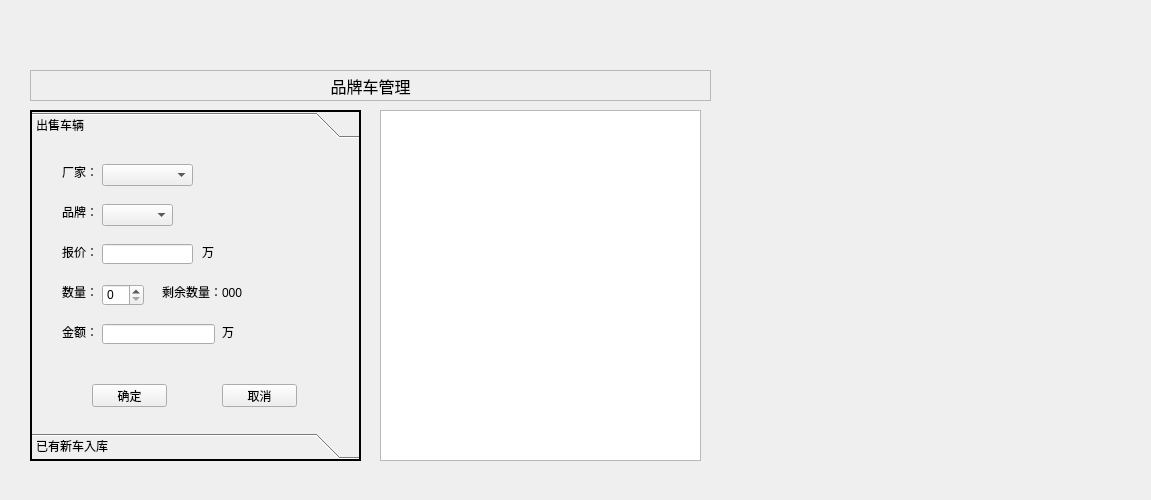
<?xml version="1.0" encoding="UTF-8"?>
<ui version="4.0">
 <class>Widget</class>
 <widget class="QWidget" name="Widget">
  <property name="geometry">
   <rect>
    <x>0</x>
    <y>0</y>
    <width>1151</width>
    <height>500</height>
   </rect>
  </property>
  <property name="windowTitle">
   <string>MESH无线自组网终端系统</string>
  </property>
  <widget class="QStackedWidget" name="stackedWidget">
   <property name="geometry">
    <rect>
     <x>20</x>
     <y>60</y>
     <width>700</width>
     <height>410</height>
    </rect>
   </property>
   <property name="currentIndex">
    <number>0</number>
   </property>
   <widget class="QWidget" name="managePage">
    <widget class="QLabel" name="label">
     <property name="geometry">
      <rect>
       <x>10</x>
       <y>10</y>
       <width>681</width>
       <height>31</height>
      </rect>
     </property>
     <property name="font">
      <font>
       <pointsize>12</pointsize>
      </font>
     </property>
     <property name="frameShape">
      <enum>QFrame::StyledPanel</enum>
     </property>
     <property name="text">
      <string>品牌车管理</string>
     </property>
     <property name="alignment">
      <set>Qt::AlignCenter</set>
     </property>
    </widget>
    <widget class="QToolBox" name="toolBox">
     <property name="geometry">
      <rect>
       <x>10</x>
       <y>50</y>
       <width>331</width>
       <height>351</height>
      </rect>
     </property>
     <property name="frameShape">
      <enum>QFrame::WinPanel</enum>
     </property>
     <property name="currentIndex">
      <number>0</number>
     </property>
     <widget class="QWidget" name="page">
      <property name="geometry">
       <rect>
        <x>0</x>
        <y>0</y>
        <width>327</width>
        <height>287</height>
       </rect>
      </property>
      <attribute name="label">
       <string>出售车辆</string>
      </attribute>
      <widget class="QLabel" name="label_2">
       <property name="geometry">
        <rect>
         <x>30</x>
         <y>20</y>
         <width>31</width>
         <height>16</height>
        </rect>
       </property>
       <property name="text">
        <string>厂家：</string>
       </property>
      </widget>
      <widget class="QLabel" name="label_3">
       <property name="geometry">
        <rect>
         <x>30</x>
         <y>60</y>
         <width>31</width>
         <height>16</height>
        </rect>
       </property>
       <property name="text">
        <string>品牌：</string>
       </property>
      </widget>
      <widget class="QLabel" name="label_4">
       <property name="geometry">
        <rect>
         <x>30</x>
         <y>100</y>
         <width>31</width>
         <height>16</height>
        </rect>
       </property>
       <property name="text">
        <string>报价：</string>
       </property>
      </widget>
      <widget class="QLabel" name="label_5">
       <property name="geometry">
        <rect>
         <x>30</x>
         <y>140</y>
         <width>31</width>
         <height>16</height>
        </rect>
       </property>
       <property name="text">
        <string>数量：</string>
       </property>
      </widget>
      <widget class="QLabel" name="label_6">
       <property name="geometry">
        <rect>
         <x>30</x>
         <y>180</y>
         <width>31</width>
         <height>16</height>
        </rect>
       </property>
       <property name="text">
        <string>金额：</string>
       </property>
      </widget>
      <widget class="QComboBox" name="sellFactoryComboBox">
       <property name="geometry">
        <rect>
         <x>70</x>
         <y>20</y>
         <width>91</width>
         <height>22</height>
        </rect>
       </property>
      </widget>
      <widget class="QComboBox" name="sellBrandComboBox">
       <property name="geometry">
        <rect>
         <x>70</x>
         <y>60</y>
         <width>71</width>
         <height>22</height>
        </rect>
       </property>
      </widget>
      <widget class="QLineEdit" name="sellPriceLineEdit">
       <property name="geometry">
        <rect>
         <x>70</x>
         <y>100</y>
         <width>91</width>
         <height>20</height>
        </rect>
       </property>
      </widget>
      <widget class="QSpinBox" name="sellNumSpinBox">
       <property name="geometry">
        <rect>
         <x>70</x>
         <y>140</y>
         <width>42</width>
         <height>22</height>
        </rect>
       </property>
      </widget>
      <widget class="QLineEdit" name="sellSumLineEdit">
       <property name="geometry">
        <rect>
         <x>70</x>
         <y>180</y>
         <width>113</width>
         <height>20</height>
        </rect>
       </property>
      </widget>
      <widget class="QPushButton" name="sellOkBtn">
       <property name="geometry">
        <rect>
         <x>60</x>
         <y>240</y>
         <width>75</width>
         <height>23</height>
        </rect>
       </property>
       <property name="text">
        <string>确定</string>
       </property>
      </widget>
      <widget class="QPushButton" name="sellCancelBtn">
       <property name="geometry">
        <rect>
         <x>190</x>
         <y>240</y>
         <width>75</width>
         <height>23</height>
        </rect>
       </property>
       <property name="text">
        <string>取消</string>
       </property>
      </widget>
      <widget class="QLabel" name="label_7">
       <property name="geometry">
        <rect>
         <x>170</x>
         <y>100</y>
         <width>16</width>
         <height>16</height>
        </rect>
       </property>
       <property name="text">
        <string>万</string>
       </property>
      </widget>
      <widget class="QLabel" name="sellLastNumLabel">
       <property name="geometry">
        <rect>
         <x>130</x>
         <y>140</y>
         <width>81</width>
         <height>16</height>
        </rect>
       </property>
       <property name="text">
        <string>剩余数量：000</string>
       </property>
      </widget>
      <widget class="QLabel" name="label_9">
       <property name="geometry">
        <rect>
         <x>190</x>
         <y>180</y>
         <width>16</width>
         <height>16</height>
        </rect>
       </property>
       <property name="text">
        <string>万</string>
       </property>
      </widget>
     </widget>
     <widget class="QWidget" name="page_3">
      <property name="geometry">
       <rect>
        <x>0</x>
        <y>0</y>
        <width>327</width>
        <height>287</height>
       </rect>
      </property>
      <attribute name="label">
       <string>已有新车入库</string>
      </attribute>
     </widget>
    </widget>
    <widget class="QListWidget" name="dailyList">
     <property name="geometry">
      <rect>
       <x>360</x>
       <y>50</y>
       <width>321</width>
       <height>351</height>
      </rect>
     </property>
    </widget>
   </widget>
   <widget class="QWidget" name="chartPage">
    <widget class="QPushButton" name="updateBtn">
     <property name="geometry">
      <rect>
       <x>250</x>
       <y>60</y>
       <width>75</width>
       <height>23</height>
      </rect>
     </property>
     <property name="text">
      <string>更新显示</string>
     </property>
    </widget>
    <widget class="QComboBox" name="factoryComboBox">
     <property name="geometry">
      <rect>
       <x>20</x>
       <y>60</y>
       <width>221</width>
       <height>22</height>
      </rect>
     </property>
    </widget>
    <widget class="QLabel" name="label_8">
     <property name="geometry">
      <rect>
       <x>10</x>
       <y>10</y>
       <width>681</width>
       <height>31</height>
      </rect>
     </property>
     <property name="font">
      <font>
       <pointsize>12</pointsize>
      </font>
     </property>
     <property name="frameShape">
      <enum>QFrame::StyledPanel</enum>
     </property>
     <property name="text">
      <string>销售统计</string>
     </property>
     <property name="alignment">
      <set>Qt::AlignCenter</set>
     </property>
    </widget>
   </widget>
  </widget>
 </widget>
 <layoutdefault spacing="6" margin="11"/>
 <resources/>
 <connections/>
</ui>
